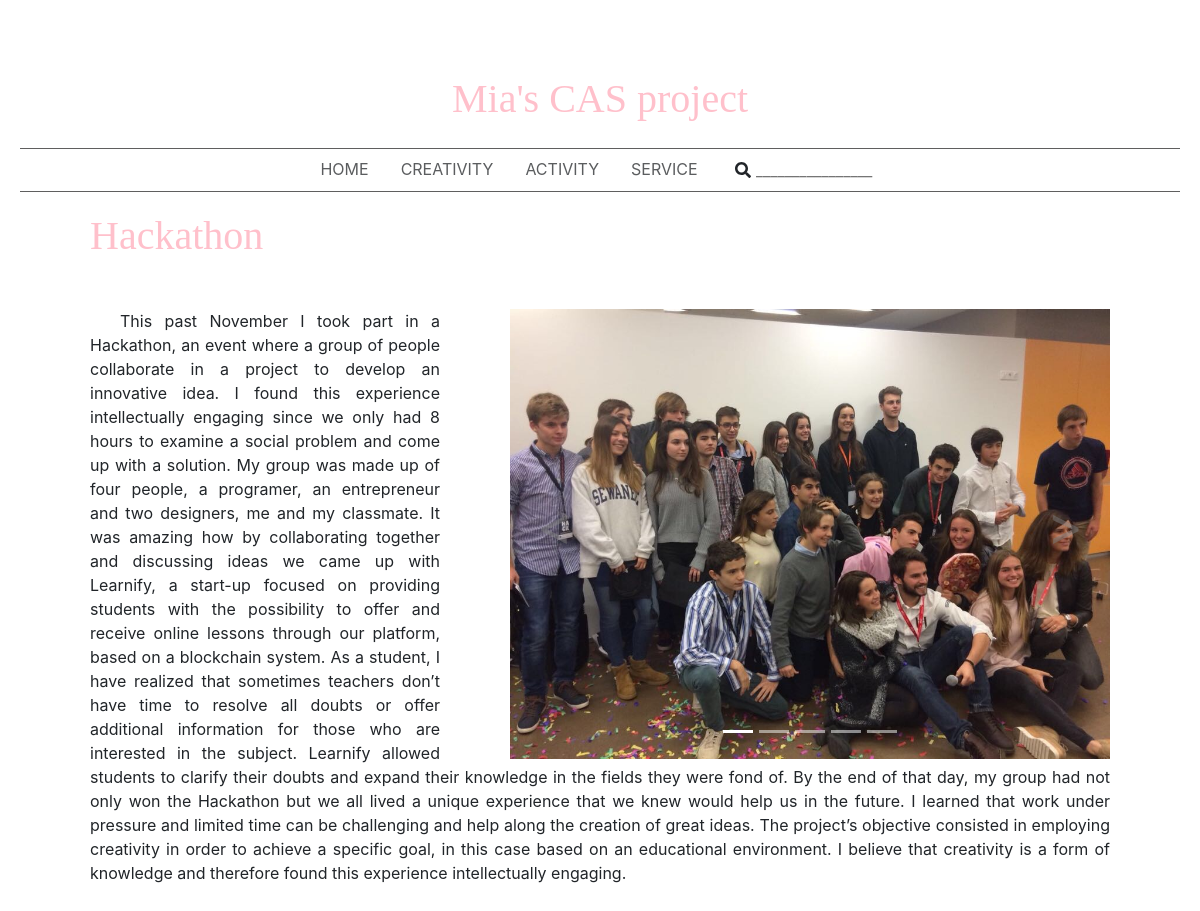
The page /post/5 on the database its author committed.
### tables this page shows
CREATE TABLE "posts"(
	"post_id"       Integer NOT NULL PRIMARY KEY AUTOINCREMENT,
	"post_text"     Text NOT NULL,
	"post_img_name" Text NOT NULL,
	"post_title"    Text NOT NULL,
	"post_date"     Date );

CREATE TABLE "post_images"(
	"post_id"   Integer NOT NULL,
	"img_name"  Text NOT NULL,
	"img_order" Integer NOT NULL );

### application.py (the view)
@application.route('/post/<post_id>')
def post(post_id):
    conn_c = get_db_connection()
    conn_c.execute('SELECT * FROM posts WHERE post_id=?', (post_id,))
    post_info = conn_c.fetchone()
    conn_c.execute('SELECT * FROM post_images WHERE post_id=? ORDER BY img_order', (post_id,))
    imgs_info = conn_c.fetchall()
    num_imgs  = len(imgs_info)
    return render_template('post.html', post_text=post_info['post_text'],
                                        post_title=post_info['post_title'],
                                        post_date=post_info['post_date'],
                                        post_imgs=imgs_info,
                                        num_imgs=num_imgs)

### application.py (called while the page is built)
def get_db_connection():
    import sqlite3
    conn = sqlite3.connect('database.db')
    conn.row_factory = sqlite3.Row
    conn_c = conn.cursor()
    return conn_c

### templates/post.html (shortened to what this page needs)
{% extends "layout.html" %}
{% block content %}
  <h1 class="post_h1">{{ post_title }}</h1>
  <br/>
  <div id="carouselExampleIndicators" class="carousel slide" data-ride="carousel">
    <ol class="carousel-indicators">
      {% for i in range(num_imgs) %}
        <li data-target="#carouselExampleIndicators" data-slide-to="{{i}}" {% if i == 0 %}class="active"{% endif %}></li>
      {% endfor %}
    </ol>
    <div class="carousel-inner">
      {% for img in post_imgs %}
        <div class="carousel-item {% if loop.index == 1 %}active{% endif %}">
          <img class="d-block w-100" src="../static/img/{{img['img_name']}}">
        </div>
      {% endfor %}
    </div>
    {% if post_imgs|length > 1 %}
      <a class="carousel-control-prev" href="#carouselExampleIndicators" role="button" data-slide="prev">
        <span class="carousel-control-prev-icon" aria-hidden="true"></span>
      </a>
      <a class="carousel-control-next" href="#carouselExampleIndicators" role="button" data-slide="next">
        <span class="carousel-control-next-icon" aria-hidden="true"></span>
      </a>
    {% endif %}
  </div>
  <div class="post_p">{{ post_text|safe }}</div>
{% endblock %}

### static/css/main.css (style rules this page uses)
h1 { font-family: "Palatino Linotype", "Book Antiqua", Palatino, serif; color: pink; margin-bottom: 25px; }
img { opacity: 1; object-fit: contain; }
.post_p { text-align: justify; margin-left: 70px; margin-right: 70px; }
.post_p p { text-indent: 30px; }
.post_h1 { margin-left: 70px; margin-right: 70px; }
#carouselExampleIndicators { float: right; width: 600px; margin-left: 70px; margin-right: 70px; }
.carousel-control-prev-icon, .carousel-control-next-icon { height: 100px; width: 100px; outline: black; background-size: 100%, 100%; background-image: none; }
.carousel-control-next-icon:after { content: '>'; font-size: 55px; color: gray; }
.carousel-control-prev-icon:after { content: '<'; font-size: 55px; color: gray; }

### rows shown on the page
posts: post_title "Hackathon", post_text "This past November I took part in a Hackathon, an event where a group of people collaborate in a project to develop an innovative idea. I found this experience intellectually engaging since we only had 8 hours to examine a social problem and come up with a solution. My group was made up of four people, a programer, an entrepreneur and two designers, me and my classmate. It was amazing how by collaborating together and discussing ideas we came up with Learnify, a start-up focused on providing students with the possibility to offer and receive online lessons through our platform, based on a blockchain system. As a student, I have realized that sometimes teachers don’t have time to resolve all…"
